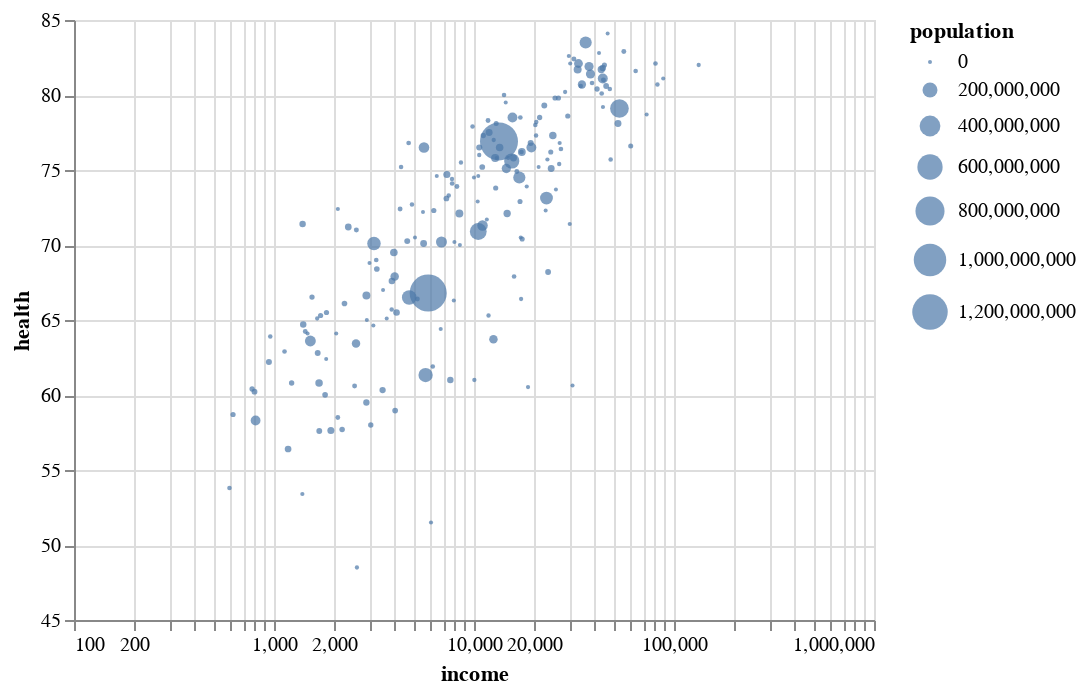

The Vega-Lite source for this figure:
### Vega-Lite specification from a JSON file in a GitHub repository (floating-point values rounded to 4 significant figures; data arrays with more than 128 entries replaced by an {"elided": "..."} marker saying what was removed)
{"config": {"view": {"continuousWidth": 400, "continuousHeight": 300}}, "data": {"name": "data-7e3b7ef5d72a8470b0044710e8a24cca"}, "mark": "circle", "encoding": {"size": {"field": "population", "type": "quantitative"}, "tooltip": [{"field": "income", "type": "quantitative"}, {"field": "country", "type": "nominal"}, {"field": "health", "type": "quantitative"}], "x": {"field": "income", "scale": {"type": "log"}, "type": "quantitative"}, "y": {"field": "health", "scale": {"zero": false}, "type": "quantitative"}}, "selection": {"selector001": {"type": "interval", "bind": "scales", "encodings": ["x", "y"]}}, "$schema": "https://vega.github.io/schema/vega-lite/v4.17.0.json", "datasets": {"data-7e3b7ef5d72a8470b0044710e8a24cca": {"elided": "187 records"}}}
